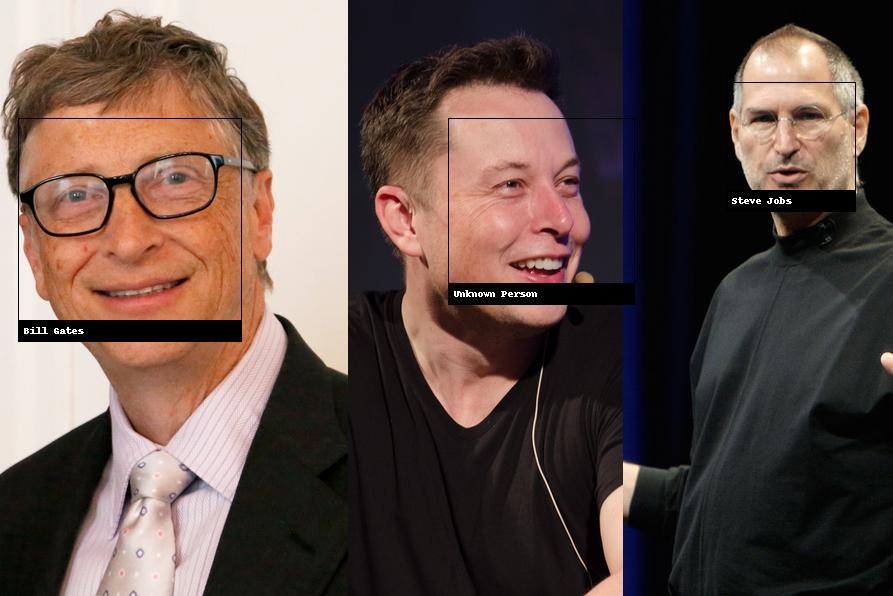

The Python source for this figure:
import face_recognition
from PIL import Image, ImageDraw

image_of_bill = face_recognition.load_image_file('./img/known/Bill Gates.jpg')
bill_face_encoding = face_recognition.face_encodings(image_of_bill)[0]

image_of_steve = face_recognition.load_image_file('./img/known/Steve Jobs.jpg')
steve_face_encoding = face_recognition.face_encodings(image_of_steve)[0]

# create an array of encodings
known_face_encodings = [
    bill_face_encoding,
    steve_face_encoding
]

known_face_names = [
    "Bill Gates",
    "Steve Jobs"
]

# load test image to find faces in
test_image = face_recognition.load_image_file(
    './img/groups/bill-steve-elon.jpg')

# find faces in test image
face_locations = face_recognition.face_locations(test_image)
face_encodings = face_recognition.face_encodings(test_image, face_locations)

# convert to PIL format
pil_image = Image.fromarray(test_image)

# create a image draw instance
draw = ImageDraw.Draw(pil_image)

# loop through faces in test image
for(top, right, bottom, left), face_encodings in zip(face_locations, face_encodings):
    matches = face_recognition.compare_faces(
        known_face_encodings, face_encodings)

    name = "Unknown Person"

    # if match
    if True in matches:
        first_match_index = matches.index(True)
        name = known_face_names[first_match_index]

    # draw box
    draw.rectangle(((left, top), (right, bottom)), outline=(0, 0, 0))

    # draw label
    text_width, text_height = draw.textsize(name)
    draw.rectangle(((left, bottom - text_height - 10),
                    (right, bottom)), fill=(0, 0, 0), outline=(0, 0, 0))
    draw.text((left + 6, bottom - text_height - 5), name, fill=(255, 255, 255))

del draw

# display image
pil_image.show()

# save image
pil_image.save('identify.jpg')
